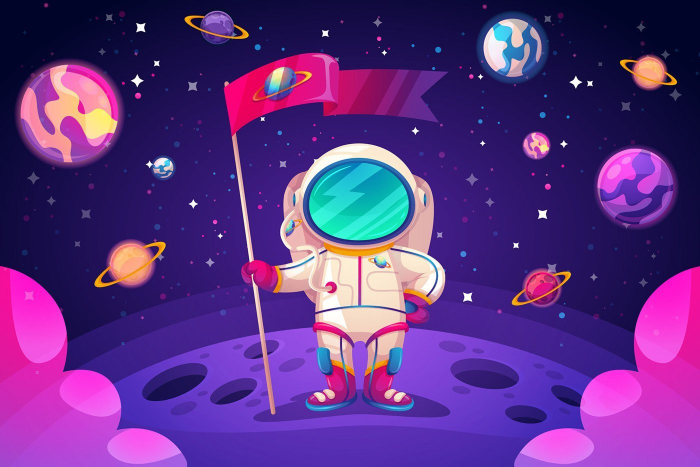
#> input picture Обработка изображений/Картинки/космос.png, 1400 x 933 px (shown at 1/2 size)
$ python 'дз тексты.py'
#> lines starting #> are read from the running program, lines starting #| are printed output that depends on the picture
from PIL import Image, ImageDraw, ImageFont

photo = Image.open('Картинки/космос.png').resize((500,500))
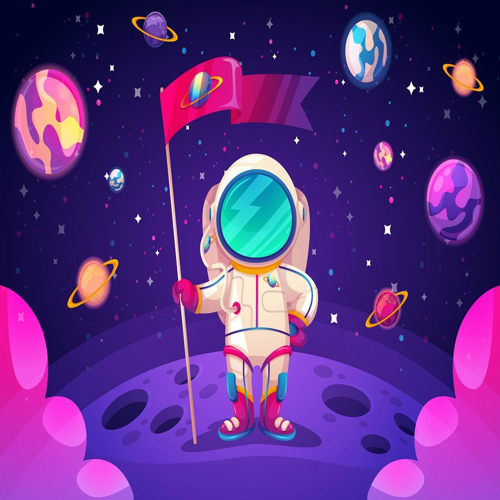
#> photo: PIL image 500x500 RGB; mean R, G, B 93.3, 49.7, 132.5

draw = ImageDraw.Draw(photo)

font = ImageFont.truetype("Andy MT Cyrillic Bold_0.otf", size=50)

draw.text((70, 0), "Никогда не сдавайся", fill="yellow", font=font)

font = ImageFont.truetype("Andy MT Cyrillic Bold_0.otf", size=30)

draw.text((0, 450), "Если что-то не получаеться не сдавайся", fill="yellow", font=font)

photo.show()
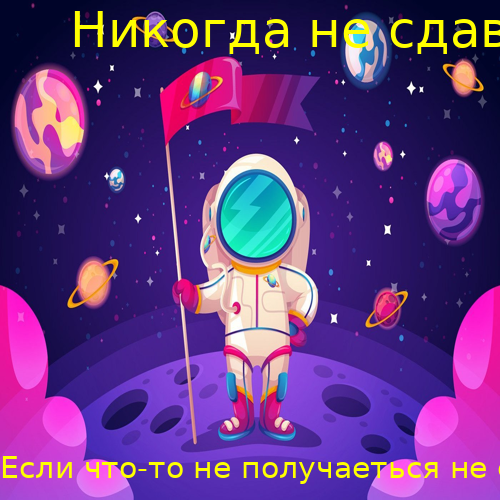
#> shown: PIL image 500x500 RGB; mean R, G, B 98.3, 55.7, 129.1

$ run again, with Обработка изображений/Картинки/Ahmad.png copied over Обработка изображений/Картинки/космос.png
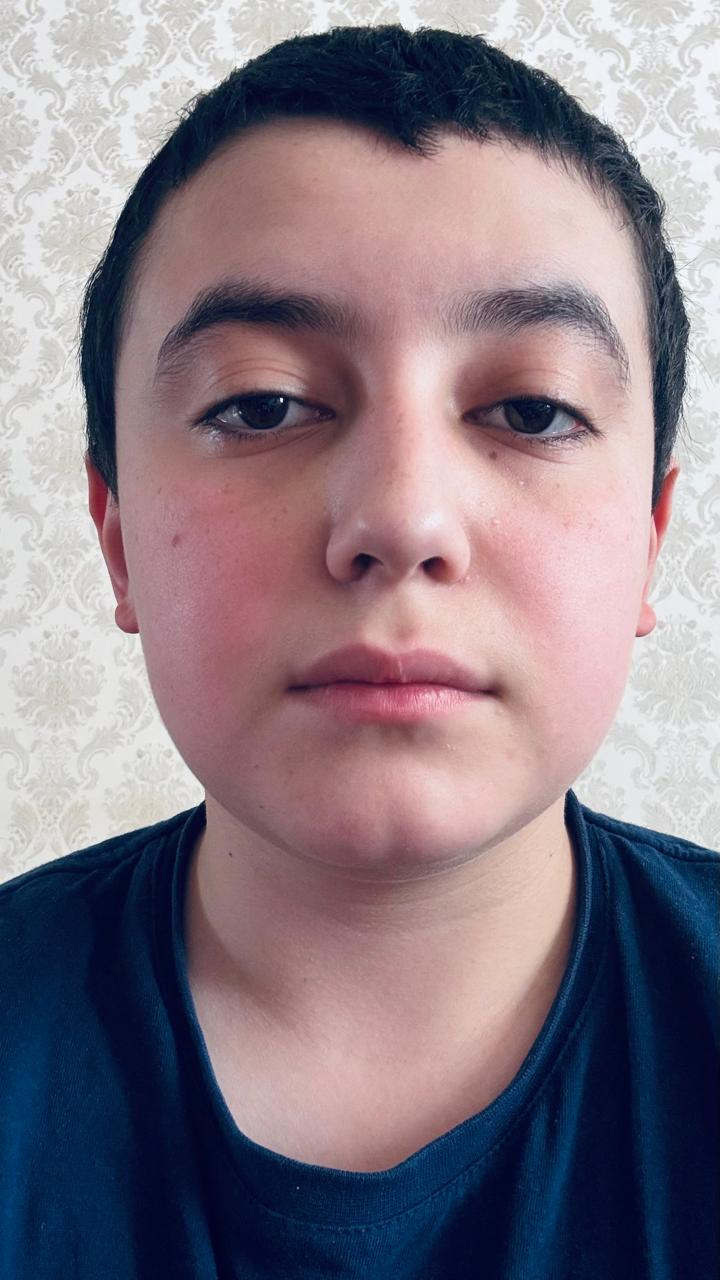
#> input picture Обработка изображений/Картинки/Ahmad.png, 720 x 1280 px
#> `photo = Image.open('Картинки/космос.png').resize((500,500))`:
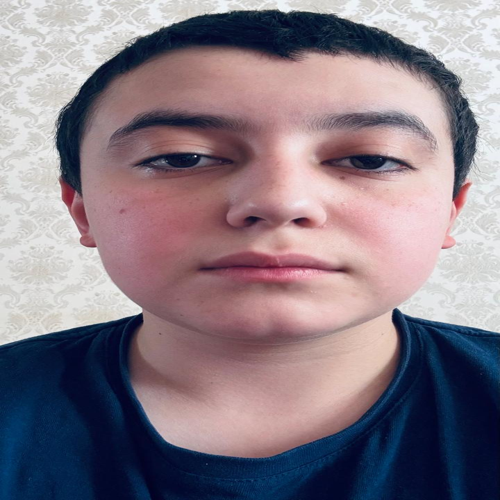
#> photo: PIL image 500x500 RGB; mean R, G, B 136, 123.1, 133.4
#> `photo.show()`:
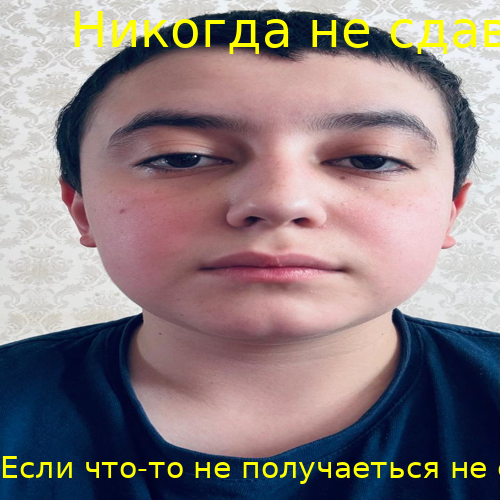
#> shown: PIL image 500x500 RGB; mean R, G, B 141, 127.8, 130.4
